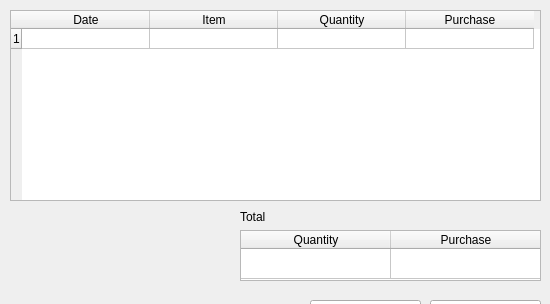
<?xml version="1.0" encoding="UTF-8"?>
<ui version="4.0">
 <class>report_view</class>
 <widget class="QWidget" name="report_view">
  <property name="geometry">
   <rect>
    <x>0</x>
    <y>0</y>
    <width>550</width>
    <height>304</height>
   </rect>
  </property>
  <property name="windowTitle">
   <string>Form</string>
  </property>
  <widget class="QTableWidget" name="report_list">
   <property name="geometry">
    <rect>
     <x>10</x>
     <y>10</y>
     <width>531</width>
     <height>191</height>
    </rect>
   </property>
   <property name="editTriggers">
    <set>QAbstractItemView::NoEditTriggers</set>
   </property>
   <property name="alternatingRowColors">
    <bool>false</bool>
   </property>
   <attribute name="horizontalHeaderCascadingSectionResizes">
    <bool>false</bool>
   </attribute>
   <attribute name="horizontalHeaderDefaultSectionSize">
    <number>128</number>
   </attribute>
   <attribute name="verticalHeaderDefaultSectionSize">
    <number>20</number>
   </attribute>
   <row>
    <property name="text">
     <string>1</string>
    </property>
   </row>
   <column>
    <property name="text">
     <string>Date</string>
    </property>
   </column>
   <column>
    <property name="text">
     <string>Item</string>
    </property>
   </column>
   <column>
    <property name="text">
     <string>Quantity</string>
    </property>
   </column>
   <column>
    <property name="text">
     <string>Purchase</string>
    </property>
   </column>
  </widget>
  <widget class="QLabel" name="total_label">
   <property name="geometry">
    <rect>
     <x>240</x>
     <y>210</y>
     <width>47</width>
     <height>13</height>
    </rect>
   </property>
   <property name="text">
    <string>Total</string>
   </property>
  </widget>
  <widget class="QTableWidget" name="totals_table">
   <property name="geometry">
    <rect>
     <x>240</x>
     <y>230</y>
     <width>301</width>
     <height>51</height>
    </rect>
   </property>
   <property name="horizontalScrollBarPolicy">
    <enum>Qt::ScrollBarAlwaysOff</enum>
   </property>
   <property name="textElideMode">
    <enum>Qt::ElideMiddle</enum>
   </property>
   <property name="cornerButtonEnabled">
    <bool>false</bool>
   </property>
   <attribute name="horizontalHeaderDefaultSectionSize">
    <number>150</number>
   </attribute>
   <attribute name="verticalHeaderVisible">
    <bool>false</bool>
   </attribute>
   <attribute name="verticalHeaderHighlightSections">
    <bool>true</bool>
   </attribute>
   <row>
    <property name="text">
     <string>1</string>
    </property>
   </row>
   <column>
    <property name="text">
     <string>Quantity</string>
    </property>
   </column>
   <column>
    <property name="text">
     <string>Purchase</string>
    </property>
   </column>
  </widget>
  <widget class="QPushButton" name="print_button">
   <property name="geometry">
    <rect>
     <x>310</x>
     <y>300</y>
     <width>111</width>
     <height>51</height>
    </rect>
   </property>
   <property name="text">
    <string>Print</string>
   </property>
  </widget>
  <widget class="QPushButton" name="close_button">
   <property name="geometry">
    <rect>
     <x>430</x>
     <y>300</y>
     <width>111</width>
     <height>51</height>
    </rect>
   </property>
   <property name="text">
    <string>Close</string>
   </property>
  </widget>
 </widget>
 <resources/>
 <connections/>
</ui>
